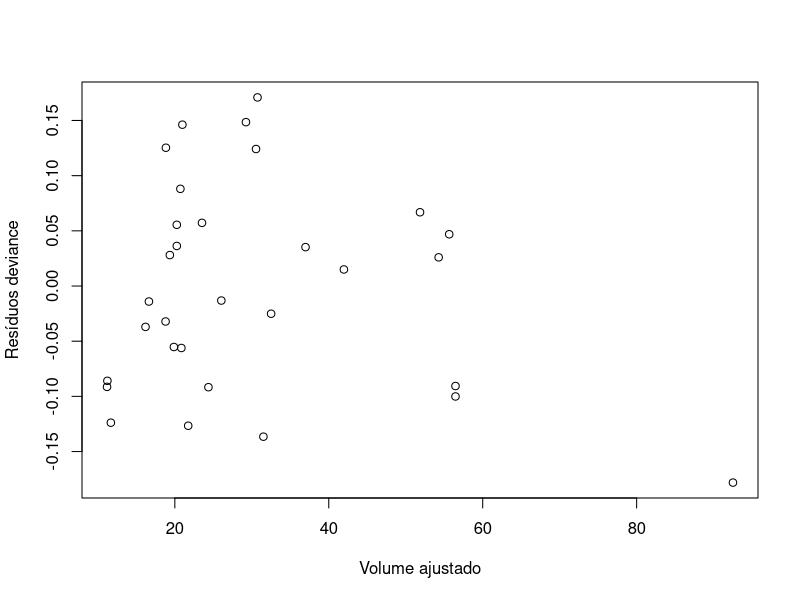

The R script that drew this image:
# Modelos lineares generalizados (GLM)
# Material didático — Estatística e Ciência de Dados — ICTIN/UFLA
# Fonte: e-book Psicometria Online

ajuste <- glm(Volume ~ Girth + Height, data = trees,
              family = Gamma(link = "log"))
print(summary(ajuste))
print(exp(coef(ajuste)))
plot(fitted(ajuste), residuals(ajuste, type = "deviance"),
     xlab = "Volume ajustado", ylab = "Resíduos deviance")
